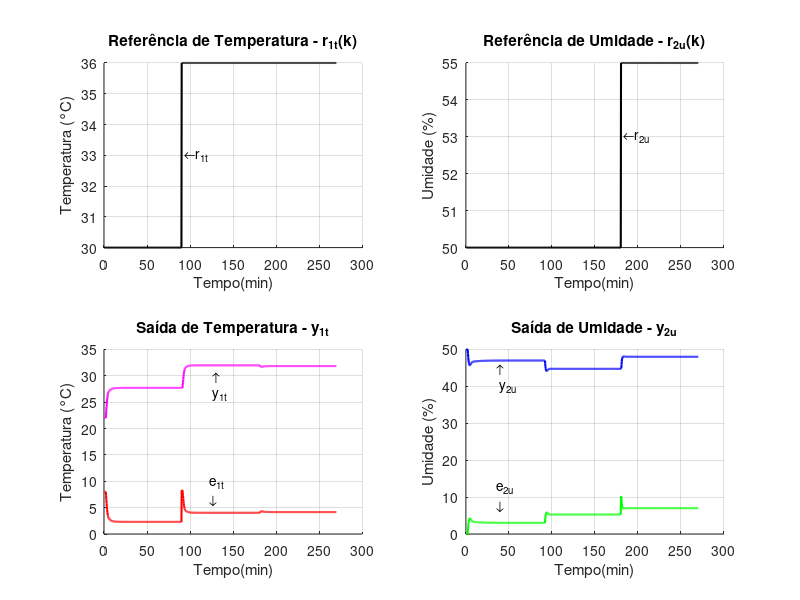

Here is the MATLAB script that generated this plot:
% --SCRIPT - IMPLEMENTAR PATAMARES EM SISTEMA TITO --
clear; clc; %close all;
qtde_amostras = 900;
T_amost = 18; % Tempo de amostragem em segundos

%% INICIALIZAÇÕES
r_1t = zeros(1, qtde_amostras);
r_2u = zeros(1, qtde_amostras);

% Inicialize as saídas parciais e totais com zero, pois a resposta inicial
% será adicionada no final por superposição.
y_1mft = zeros(1, qtde_amostras);
y_2mfu = zeros(1, qtde_amostras);
y_11mft = zeros(1, qtde_amostras);
y_12mfu = zeros(1, qtde_amostras);
y_21mft = zeros(1, qtde_amostras);
y_22mfu = zeros(1, qtde_amostras);
erro1 = zeros(1, qtde_amostras);
erro2 = zeros(1, qtde_amostras);
tempo = zeros(1, qtde_amostras);

% --- DEFINIÇÃO DAS CONDIÇÕES INICIAIS DA SAÍDA TOTAL ---
% O autor do código original define os 7 primeiros pontos para r e y
y_1mft_inicial = 22; % Condição inicial da saída de temperatura
y_2mfu_inicial = 50; % Condição inicial da saída de umidade

% Os primeiros 7 pontos de tempo devem ser configurados com a referência
% e a saída inicial.
for k = 1:7 
    r_1t(k) = 30;
    r_2u(k) = 50;
    y_1mft(k) = y_1mft_inicial;
    y_2mfu(k) = y_2mfu_inicial;
    erro1(k) = r_1t(k) - y_1mft(k);
    erro2(k) = r_2u(k) - y_2mfu(k);
    tempo(k) = (k) * T_amost;
end
%% DEFININDO OS PATAMARES DE CADA ENTRADA
r_1t(8:qtde_amostras/3) = 30; 
r_1t((qtde_amostras/3+1):(2*qtde_amostras/3)) = 36; 
r_1t((2*qtde_amostras/3+1):qtde_amostras) = 36;
r_2u(8:qtde_amostras/3) = 50; 
r_2u((qtde_amostras/3+1):(2*qtde_amostras/3)) = 50;
r_2u((2*qtde_amostras/3+1):qtde_amostras) = 55;

%% LOOPS PARA SIMULAÇÃO
for k = 8:qtde_amostras
    % As equações de diferenças precisam ter acesso aos valores anteriores.
    % Como só conhecemos a CI da saída total, as parciais devem ser calculadas
    % em cada passo, partindo de zero.
    y_11mft(k) = 0.9678 * y_11mft(k-1) + 0.08796 * erro1(k-4) + 0.00509 * erro1(k-5);
    y_12mfu(k) = 0.9331 * y_12mfu(k-1) - 0.003556 * erro2(k-3) - 0.01718 * erro2(k-4);
    y_21mft(k) = 0.9676 * y_21mft(k-1) - 0.1294 * erro1(k-6) - 0.007485 * erro1(k-7);
    y_22mfu(k) = 0.9048 * y_22mfu(k-1) + 0.02455 * erro2(k-1) + 0.1869 * erro2(k-2);
    
    % As saídas do sistema são a soma das parcelas calculadas
    y_1mft(k) = y_11mft(k) + y_12mfu(k) + y_1mft_inicial;
    y_2mfu(k) = y_21mft(k) + y_22mfu(k) + y_2mfu_inicial;
    
    % Cálculo do erro para a próxima iteração
    erro1(k) = r_1t(k) - y_1mft(k);
    erro2(k) = r_2u(k) - y_2mfu(k);
    
    tempo(k) = k * T_amost;
end


%% PLOTAGEM DE GRÁFICOS
% MALHA FECHADA
figure(2)
subplot(2,2,1) 
hold on
plot(tempo/60, r_1t,'black', 'LineWidth', 1.5)
ylabel('Temperatura (°C)');
xlabel('Tempo(min)');
title('Referência de Temperatura - r_{1t}(k)');
text((310*T_amost/60),33,'\leftarrowr_{1t}');
grid on
hold off

subplot(2,2,2) 
hold on
plot(tempo/60, r_2u, 'black', 'LineWidth', 1.5)
ylabel('Umidade (%)');
xlabel('Tempo(min)');
title('Referência de Umidade - r_{2u}(k)');
text((610*T_amost/60),53,'\leftarrowr_{2u}');
grid on
hold off

subplot(2,2,3) 
hold on
plot(tempo/60, y_1mft,'m', 'LineWidth', 1.5)
plot(tempo/60, erro1, 'r', 'LineWidth', 1.5)
ylabel('Temperatura (°C)');
xlabel('Tempo(min)');
title('Saída de Temperatura - y_{1t}');
text((410*T_amost/60),28,{' \uparrow ', ' y_{1t}'});
text((410*T_amost/60),8,{'e_{1t}','\downarrow'});
grid on
hold off

subplot(2,2,4)
hold on
plot(tempo/60, y_2mfu,'b', 'LineWidth', 1.5)
plot(tempo/60, erro2, 'g', 'LineWidth', 1.5)
title('Saída de Umidade - y_{2u}')
text((120*T_amost/60),42,{'\uparrow ',' y_{2u}'});
text((120*T_amost/60),10,{'e_{2u}','\downarrow'});
ylabel('Umidade (%)');
xlabel('Tempo(min)');
grid on
hold off
